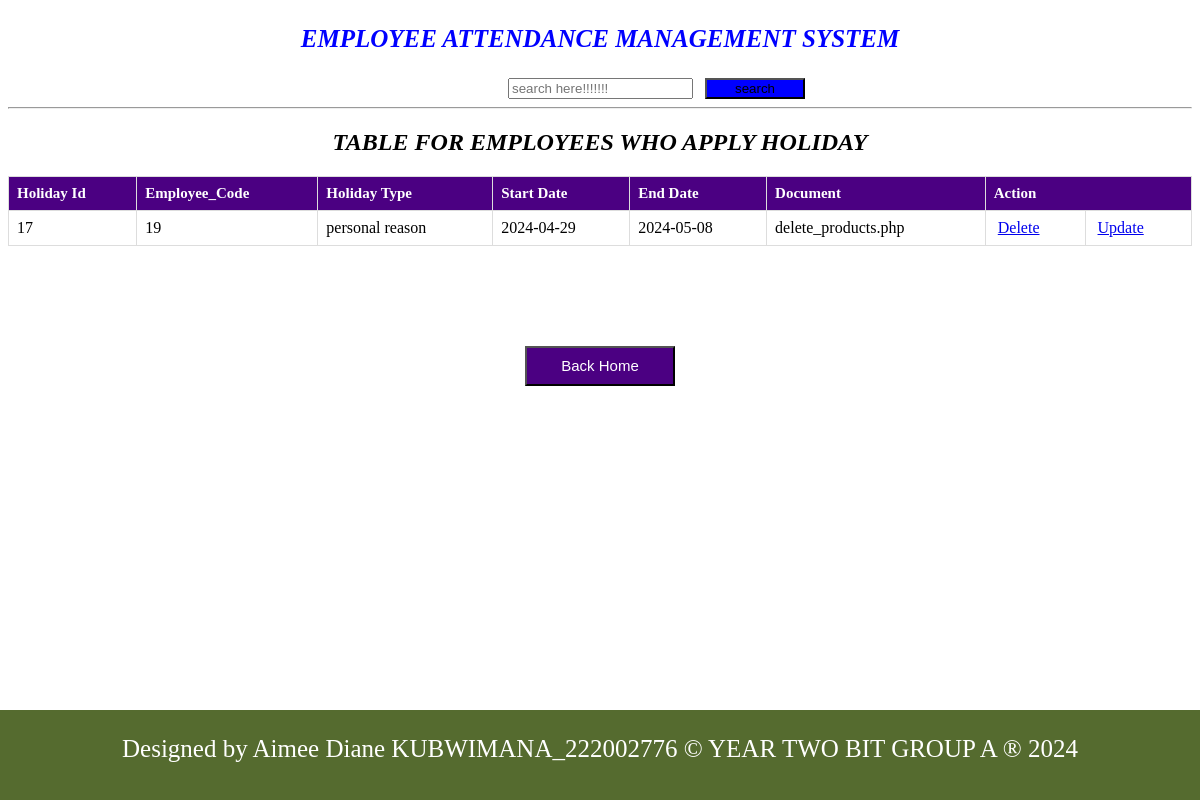
The app's page /KUBWIMANA_AimeeDiane_222002776_W.T_CAT_Submission_of_30th_04_2024/holtable.php with its own data.
### tables this page shows
CREATE TABLE `holiday` (
  `id` int(11) NOT NULL,
  `employee_code` int(11) NOT NULL,
  `holidaytype` varchar(200) DEFAULT NULL,
  `StartDate` date DEFAULT NULL,
  `EndDate` date DEFAULT NULL,
  `document` varchar(120) DEFAULT NULL
);

### KUBWIMANA_AimeeDiane_222002776_W.T_CAT_Submission_of_30th_04_2024/holtable.php (the view, shortened to what this page needs)
<!DOCTYPE html>
<html>
<head>
</head>
<body>
<center><p style="font-weight: bold;font-size: 25px;align-items: center;color: blue;"><i>EMPLOYEE ATTENDANCE MANAGEMENT SYSTEM</i></p></center>
<div style="margin-left: 500px;"><form action="search.php" method="GET">
      <input type="search" name="query" placeholder="search here!!!!!!!">&nbsp;&nbsp;&nbsp;<button type="submit" style="background-color: blue;width: 100px;">search</button>
    </form></div>
<hr>
<center><h2><i>TABLE FOR EMPLOYEES WHO APPLY HOLIDAY </h2></i></center>
    <table>
        <tr>
            <th>Holiday Id</th>
            <th>Employee_Code</th>
            <th> Holiday Type</th>
            <th>Start Date</th>
            <th>End Date</th>
            <th>Document</th>
            <th colspan="2">Action</th>
        </tr>
        <?php
       include "dbconnection.php";
        $sql = "SELECT * FROM holiday";
        $result = $connection->query($sql);
        if ($result->num_rows > 0) {
            while ($row = $result->fetch_assoc()) {
                $pid = $row['id'];
                echo "<tr>
                    <td>" . $row['id'] . "</td>
                    <td>" . $row['employee_code'] . "</td>
                    <td>" . $row['holidaytype'] . "</td>
                    <td>" . $row['StartDate'] . "</td>
                    <td>" . $row['EndDate'] . "</td>
                    <td>" . $row['document'] . "</td>
                    <td><a style='padding:4px' href='dele_holiday.php?id=$pid'>Delete</a></td>
                    <td><a style='padding:4px' href='update_holiday.php?id=$pid'>Update</a></td>
                </tr>";
            }
        } else {
            echo "<tr><td colspan='6'>No data found</td></tr>";
        }
        ?>
    </table>
         <center><button style="background-color: indigo; width: 150px;height: 40px;margin-top: 100px;" ><a href="home page.html" style=" font-size: 15px;color: white;text-decoration: none" >Back Home</a></button></center>
<div><footer style="background-color:darkolivegreen;text-align: center;width:100%;height:90px; color: white;font-size: 25px;margin-top: 20px; position: fixed;bottom: 0px;left: 0;"><p> Designed by Aimee Diane KUBWIMANA_222002776 &copy YEAR TWO BIT GROUP A &reg 2024</p></footer></div>
</body>
</html>

### KUBWIMANA_AimeeDiane_222002776_W.T_CAT_Submission_of_30th_04_2024/holtable.php (style rules this page uses)
table { width: 100%; border-collapse: collapse; }
th, td { border: 1px solid #ddd; padding: 8px; text-align: left; }
th { background-color: indigo; color: white; font-size: 15px; }

### records on screen
holiday: id "17", employee_code "19", holidaytype "personal reason", StartDate "2024-04-29", EndDate "2024-05-08", document "delete_products.php"
